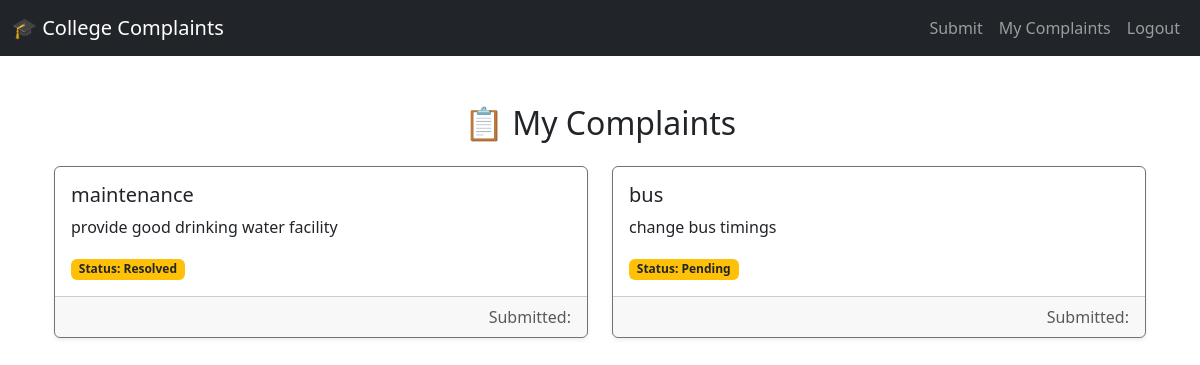
The page /my/ (signed in) on the database its author committed.
### Complaints/models.py (models this page shows, shortened)
class Complaint(models.Model):
    CATEGORY_CHOICES = [
        ('Hostel', 'Hostel'),
        ('Academics', 'Academics'),
        ('Infrastructure', 'Infrastructure'),
        ('Others', 'Others')
    ]
    STATUS_CHOICES = [
        ('Pending', 'Pending'),
        ('In Progress', 'In Progress'),
        ('Resolved', 'Resolved')
    ]
    student = models.ForeignKey(User, on_delete=models.CASCADE)
    title = models.CharField(max_length=200)
    category = models.CharField(max_length=50, choices=CATEGORY_CHOICES)
    description = models.TextField()
    status = models.CharField(max_length=20, choices=STATUS_CHOICES, default='Pending')
    response = models.TextField(blank=True, null=True)
    submitted_at = models.DateTimeField(auto_now_add=True)

### Complaints/views.py (the view)
# urls.py: path('my/', views.view_complaints, name='view_complaints'),
@login_required
def view_complaints(request):
    if request.user.is_staff:
        return redirect('admin_dashboard')
    complaints = Complaint.objects.filter(student=request.user)
    return render(request, 'view_complaints.html', {'complaints': complaints})

### Templates/view_complaints.html (shortened to what this page needs)
<!DOCTYPE html>
<html>
<head>
</head>
<body>
    {% extends 'base.html' %}
{% block content %}
<div class="container mt-5">
  <h2 class="text-center mb-4">📋 My Complaints</h2>
  {% if complaints %}
    <div class="row row-cols-1 row-cols-md-2 g-4">
      {% for complaint in complaints %}
        <div class="col">
          <div class="card h-100 border border-secondary shadow-sm">
            <div class="card-body">
              <h5 class="card-title">{{ complaint.title }}</h5>
              <p class="card-text">{{ complaint.description }}</p>
              <span class="badge bg-warning text-dark">Status: {{ complaint.status }}</span>
            </div>
            <div class="card-footer text-muted text-end">
              Submitted: {{ complaint.created_at|date:"d M Y, h:i A" }}
            </div>
          </div>
        </div>
      {% endfor %}
    </div>
  {% else %}
    <div class="alert alert-info text-center">
      No complaints submitted yet.
    </div>
  {% endif %}
</div>
{% endblock %}

### rows shown on the page
Complaint: title "maintenance", description "provide good drinking water facility", status "Resolved"
Complaint: title "bus", description "change bus timings", status "Pending"
